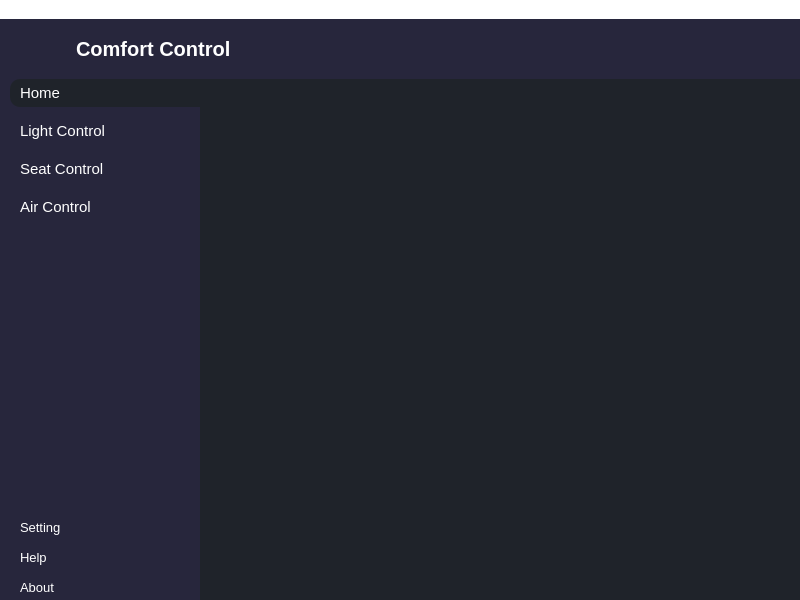
<?xml version="1.0" encoding="UTF-8"?>
<ui version="4.0">
 <class>MainWindow</class>
 <widget class="QMainWindow" name="MainWindow">
  <property name="geometry">
   <rect>
    <x>0</x>
    <y>0</y>
    <width>800</width>
    <height>600</height>
   </rect>
  </property>
  <property name="windowTitle">
   <string>MainWindow</string>
  </property>
  <property name="windowIcon">
   <iconset theme="zoom-original"/>
  </property>
  <property name="styleSheet">
   <string notr="true">*{
	border: none;
	background-color: transparent;
	background: transparent;
	padding: 0;
	margin: 0;
	color: #fff;
}

#centralwidget, #homeBtn, #mainBodyContent{
	background-color: #1f232a;
}

#header{
background-color:#27263c;
}

#mainBody{
background-color:#27263c;
}

QPushButton{
	text-align:left;
	padding: 5px 10px;
	border-top-left-radius: 10px;
	border-bottom-left-radius: 10px;

}</string>
  </property>
  <property name="inputMethodHints">
   <set>Qt::ImhNone</set>
  </property>
  <widget class="QWidget" name="centralwidget">
   <property name="styleSheet">
    <string notr="true"/>
   </property>
   <layout class="QVBoxLayout" name="verticalLayout">
    <property name="spacing">
     <number>0</number>
    </property>
    <property name="leftMargin">
     <number>0</number>
    </property>
    <property name="topMargin">
     <number>0</number>
    </property>
    <property name="rightMargin">
     <number>0</number>
    </property>
    <property name="bottomMargin">
     <number>0</number>
    </property>
    <item alignment="Qt::AlignTop">
     <widget class="QWidget" name="header" native="true">
      <layout class="QHBoxLayout" name="horizontalLayout">
       <item alignment="Qt::AlignLeft">
        <widget class="QFrame" name="frame_2">
         <property name="frameShape">
          <enum>QFrame::StyledPanel</enum>
         </property>
         <property name="frameShadow">
          <enum>QFrame::Raised</enum>
         </property>
         <layout class="QHBoxLayout" name="horizontalLayout_4">
          <item alignment="Qt::AlignLeft">
           <widget class="QPushButton" name="pushButton">
            <property name="text">
             <string/>
            </property>
            <property name="icon">
             <iconset>
              <normaloff>picture/settingsiconon.png</normaloff>picture/settingsiconon.png</iconset>
            </property>
            <property name="iconSize">
             <size>
              <width>24</width>
              <height>24</height>
             </size>
            </property>
           </widget>
          </item>
          <item>
           <widget class="QLabel" name="label">
            <property name="font">
             <font>
              <family>Arial</family>
              <pointsize>15</pointsize>
              <bold>true</bold>
             </font>
            </property>
            <property name="text">
             <string>Comfort Control</string>
            </property>
           </widget>
          </item>
         </layout>
        </widget>
       </item>
       <item alignment="Qt::AlignRight">
        <widget class="QFrame" name="frame">
         <property name="frameShape">
          <enum>QFrame::StyledPanel</enum>
         </property>
         <property name="frameShadow">
          <enum>QFrame::Raised</enum>
         </property>
         <layout class="QHBoxLayout" name="horizontalLayout_3"/>
        </widget>
       </item>
      </layout>
     </widget>
    </item>
    <item>
     <widget class="QWidget" name="mainBody" native="true">
      <property name="sizePolicy">
       <sizepolicy hsizetype="Preferred" vsizetype="Expanding">
        <horstretch>0</horstretch>
        <verstretch>0</verstretch>
       </sizepolicy>
      </property>
      <layout class="QHBoxLayout" name="horizontalLayout_2">
       <property name="spacing">
        <number>0</number>
       </property>
       <property name="leftMargin">
        <number>0</number>
       </property>
       <property name="topMargin">
        <number>0</number>
       </property>
       <property name="rightMargin">
        <number>0</number>
       </property>
       <property name="bottomMargin">
        <number>0</number>
       </property>
       <item>
        <widget class="QWidget" name="leftMenu" native="true">
         <property name="minimumSize">
          <size>
           <width>200</width>
           <height>0</height>
          </size>
         </property>
         <layout class="QVBoxLayout" name="verticalLayout_3">
          <property name="spacing">
           <number>0</number>
          </property>
          <property name="leftMargin">
           <number>0</number>
          </property>
          <property name="topMargin">
           <number>0</number>
          </property>
          <property name="rightMargin">
           <number>0</number>
          </property>
          <property name="bottomMargin">
           <number>0</number>
          </property>
          <item>
           <widget class="QWidget" name="widget" native="true">
            <layout class="QVBoxLayout" name="verticalLayout_6">
             <property name="spacing">
              <number>0</number>
             </property>
             <property name="leftMargin">
              <number>0</number>
             </property>
             <property name="topMargin">
              <number>0</number>
             </property>
             <property name="rightMargin">
              <number>0</number>
             </property>
             <property name="bottomMargin">
              <number>0</number>
             </property>
             <item>
              <widget class="QFrame" name="frame_3">
               <property name="frameShape">
                <enum>QFrame::StyledPanel</enum>
               </property>
               <property name="frameShadow">
                <enum>QFrame::Raised</enum>
               </property>
               <layout class="QVBoxLayout" name="verticalLayout_5">
                <property name="spacing">
                 <number>10</number>
                </property>
                <property name="leftMargin">
                 <number>10</number>
                </property>
                <property name="topMargin">
                 <number>0</number>
                </property>
                <property name="rightMargin">
                 <number>0</number>
                </property>
                <property name="bottomMargin">
                 <number>0</number>
                </property>
                <item>
                 <widget class="QPushButton" name="homeBtn">
                  <property name="font">
                   <font>
                    <family>Arial</family>
                    <pointsize>11</pointsize>
                   </font>
                  </property>
                  <property name="text">
                   <string>Home</string>
                  </property>
                  <property name="icon">
                   <iconset>
                    <normaloff>picture/home.png</normaloff>picture/home.png</iconset>
                  </property>
                  <property name="iconSize">
                   <size>
                    <width>24</width>
                    <height>24</height>
                   </size>
                  </property>
                 </widget>
                </item>
                <item>
                 <widget class="QPushButton" name="lightBtn">
                  <property name="font">
                   <font>
                    <family>Arial</family>
                    <pointsize>11</pointsize>
                   </font>
                  </property>
                  <property name="text">
                   <string>Light Control</string>
                  </property>
                  <property name="icon">
                   <iconset>
                    <normaloff>picture/light.png</normaloff>picture/light.png</iconset>
                  </property>
                  <property name="iconSize">
                   <size>
                    <width>24</width>
                    <height>24</height>
                   </size>
                  </property>
                 </widget>
                </item>
                <item>
                 <widget class="QPushButton" name="seatBtn">
                  <property name="font">
                   <font>
                    <family>Arial</family>
                    <pointsize>11</pointsize>
                   </font>
                  </property>
                  <property name="text">
                   <string>Seat Control</string>
                  </property>
                  <property name="icon">
                   <iconset>
                    <normaloff>picture/car-seat.png</normaloff>picture/car-seat.png</iconset>
                  </property>
                  <property name="iconSize">
                   <size>
                    <width>24</width>
                    <height>24</height>
                   </size>
                  </property>
                 </widget>
                </item>
                <item>
                 <widget class="QPushButton" name="airBtn">
                  <property name="font">
                   <font>
                    <family>Arial</family>
                    <pointsize>11</pointsize>
                   </font>
                  </property>
                  <property name="text">
                   <string>Air Control</string>
                  </property>
                  <property name="icon">
                   <iconset>
                    <normaloff>picture/fan.png</normaloff>picture/fan.png</iconset>
                  </property>
                  <property name="iconSize">
                   <size>
                    <width>24</width>
                    <height>24</height>
                   </size>
                  </property>
                 </widget>
                </item>
               </layout>
              </widget>
             </item>
             <item>
              <spacer name="verticalSpacer">
               <property name="orientation">
                <enum>Qt::Vertical</enum>
               </property>
               <property name="sizeHint" stdset="0">
                <size>
                 <width>20</width>
                 <height>40</height>
                </size>
               </property>
              </spacer>
             </item>
             <item>
              <widget class="QFrame" name="frame_4">
               <property name="frameShape">
                <enum>QFrame::StyledPanel</enum>
               </property>
               <property name="frameShadow">
                <enum>QFrame::Raised</enum>
               </property>
               <layout class="QVBoxLayout" name="verticalLayout_4">
                <property name="spacing">
                 <number>5</number>
                </property>
                <property name="leftMargin">
                 <number>10</number>
                </property>
                <property name="topMargin">
                 <number>0</number>
                </property>
                <property name="rightMargin">
                 <number>0</number>
                </property>
                <property name="bottomMargin">
                 <number>0</number>
                </property>
                <item>
                 <widget class="QPushButton" name="settingBtn">
                  <property name="font">
                   <font>
                    <family>Arial</family>
                    <pointsize>10</pointsize>
                   </font>
                  </property>
                  <property name="text">
                   <string>Setting</string>
                  </property>
                  <property name="icon">
                   <iconset>
                    <normaloff>picture/settings.png</normaloff>picture/settings.png</iconset>
                  </property>
                  <property name="iconSize">
                   <size>
                    <width>24</width>
                    <height>24</height>
                   </size>
                  </property>
                 </widget>
                </item>
                <item>
                 <widget class="QPushButton" name="helpBtn">
                  <property name="font">
                   <font>
                    <family>Arial</family>
                    <pointsize>10</pointsize>
                   </font>
                  </property>
                  <property name="text">
                   <string>Help</string>
                  </property>
                  <property name="icon">
                   <iconset>
                    <normaloff>picture/help.png</normaloff>picture/help.png</iconset>
                  </property>
                  <property name="iconSize">
                   <size>
                    <width>24</width>
                    <height>24</height>
                   </size>
                  </property>
                 </widget>
                </item>
                <item>
                 <widget class="QPushButton" name="aboutBtn">
                  <property name="font">
                   <font>
                    <family>Arial</family>
                    <pointsize>10</pointsize>
                   </font>
                  </property>
                  <property name="text">
                   <string>About</string>
                  </property>
                  <property name="icon">
                   <iconset>
                    <normaloff>picture/about.png</normaloff>picture/about.png</iconset>
                  </property>
                  <property name="iconSize">
                   <size>
                    <width>24</width>
                    <height>24</height>
                   </size>
                  </property>
                 </widget>
                </item>
               </layout>
              </widget>
             </item>
            </layout>
           </widget>
          </item>
         </layout>
        </widget>
       </item>
       <item>
        <widget class="QWidget" name="mainBodyContent" native="true">
         <layout class="QVBoxLayout" name="verticalLayout_2">
          <item>
           <widget class="QStackedWidget" name="stackedWidget">
            <property name="currentIndex">
             <number>0</number>
            </property>
            <widget class="QWidget" name="page"/>
            <widget class="QWidget" name="page_2"/>
           </widget>
          </item>
         </layout>
        </widget>
       </item>
      </layout>
     </widget>
    </item>
   </layout>
  </widget>
  <widget class="QMenuBar" name="menubar">
   <property name="geometry">
    <rect>
     <x>0</x>
     <y>0</y>
     <width>800</width>
     <height>21</height>
    </rect>
   </property>
   <widget class="QMenu" name="menuComfort_Control">
    <property name="title">
     <string>Comfort Control</string>
    </property>
   </widget>
   <addaction name="menuComfort_Control"/>
  </widget>
 </widget>
 <resources/>
 <connections/>
</ui>
